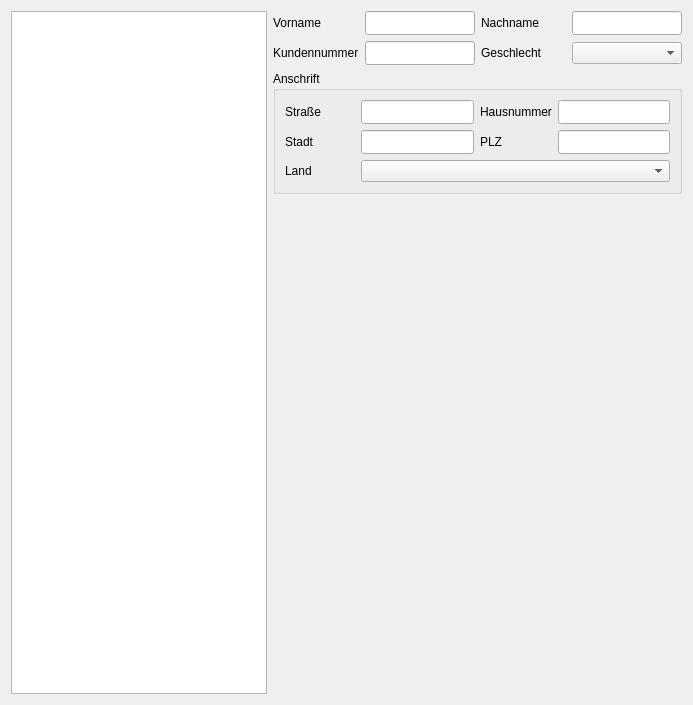
        <widget class="QWidget" name="tab_kunden">
         <attribute name="title">
          <string>Kunden</string>
         </attribute>
         <layout class="QHBoxLayout" name="layoutTabKundenMain">
          <item>
           <widget class="QTableView" name="tv_kunden">
            <property name="editTriggers">
             <set>QAbstractItemView::EditTrigger::NoEditTriggers</set>
            </property>
            <property name="sortingEnabled">
             <bool>true</bool>
            </property>
           </widget>
          </item>
          <item>
           <layout class="QVBoxLayout" name="kundenFormColumn">
            <item>
             <layout class="QGridLayout" name="kundenForm">
              <item row="0" column="0">
               <widget class="QLabel" name="lbl_vorname">
                <property name="minimumSize">
                 <size>
                  <width>85</width>
                  <height>20</height>
                 </size>
                </property>
                <property name="text">
                 <string>Vorname</string>
                </property>
               </widget>
              </item>
              <item row="0" column="1">
               <widget class="QLineEdit" name="tv_kunden_FIRST_NAME">
                <property name="minimumSize">
                 <size>
                  <width>110</width>
                  <height>24</height>
                 </size>
                </property>
               </widget>
              </item>
              <item row="0" column="2">
               <widget class="QLabel" name="lbl_nachname">
                <property name="minimumSize">
                 <size>
                  <width>85</width>
                  <height>20</height>
                 </size>
                </property>
                <property name="text">
                 <string>Nachname</string>
                </property>
               </widget>
              </item>
              <item row="0" column="3">
               <widget class="QLineEdit" name="tv_kunden_LAST_NAME">
                <property name="minimumSize">
                 <size>
                  <width>110</width>
                  <height>24</height>
                 </size>
                </property>
               </widget>
              </item>
              <item row="1" column="0">
               <widget class="QLabel" name="lbl_kdnr">
                <property name="minimumSize">
                 <size>
                  <width>85</width>
                  <height>20</height>
                 </size>
                </property>
                <property name="text">
                 <string>Kundennummer</string>
                </property>
               </widget>
              </item>
              <item row="1" column="1">
               <widget class="QLineEdit" name="tv_kunden_CUSTID">
                <property name="minimumSize">
                 <size>
                  <width>110</width>
                  <height>24</height>
                 </size>
                </property>
               </widget>
              </item>
              <item row="1" column="2">
               <widget class="QLabel" name="lbl_geschlecht">
                <property name="minimumSize">
                 <size>
                  <width>85</width>
                  <height>20</height>
                 </size>
                </property>
                <property name="text">
                 <string>Geschlecht</string>
                </property>
               </widget>
              </item>
              <item row="1" column="3">
               <widget class="QComboBox" name="tv_kunden_GENDER">
                <item>
                 <property name="text">
                  <string/>
                 </property>
                </item>
                <item>
                 <property name="text">
                  <string>m</string>
                 </property>
                </item>
                <item>
                 <property name="text">
                  <string>w</string>
                 </property>
                </item>
                <item>
                 <property name="text">
                  <string>d</string>
                 </property>
                </item>
               </widget>
              </item>
              <item row="2" column="0" colspan="4">
               <widget class="QGroupBox" name="groupBox_2">
                <property name="title">
                 <string>Anschrift</string>
                </property>
                <layout class="QGridLayout" name="anschriftGridLayout">
                 <item row="0" column="0">
                  <widget class="QLabel" name="lbl_kd_strasse">
                   <property name="minimumSize">
                    <size>
                     <width>70</width>
                     <height>20</height>
                    </size>
                   </property>
                   <property name="text">
                    <string>Straße</string>
                   </property>
                  </widget>
                 </item>
                 <item row="0" column="1">
                  <widget class="QLineEdit" name="tv_kunden_STREET">
                   <property name="minimumSize">
                    <size>
                     <width>100</width>
                     <height>24</height>
                    </size>
                   </property>
                  </widget>
                 </item>
                 <item row="0" column="2">
                  <widget class="QLabel" name="lbl_kd_hn">
                   <property name="minimumSize">
                    <size>
                     <width>70</width>
                     <height>20</height>
                    </size>
                   </property>
                   <property name="text">
                    <string>Hausnummer</string>
                   </property>
                  </widget>
                 </item>
                 <item row="0" column="3">
                  <widget class="QLineEdit" name="tv_kunden_NUMBER">
                   <property name="minimumSize">
                    <size>
                     <width>60</width>
                     <height>24</height>
                    </size>
                   </property>
                  </widget>
                 </item>
                 <item row="1" column="0">
                  <widget class="QLabel" name="lbl_kd_stadt">
                   <property name="minimumSize">
                    <size>
                     <width>70</width>
                     <height>20</height>
                    </size>
                   </property>
                   <property name="text">
                    <string>Stadt</string>
                   </property>
                  </widget>
                 </item>
                 <item row="1" column="1">
                  <widget class="QLineEdit" name="tv_kunden_CITY">
                   <property name="minimumSize">
                    <size>
                     <width>100</width>
                     <height>24</height>
                    </size>
                   </property>
                  </widget>
                 </item>
                 <item row="1" column="2">
                  <widget class="QLabel" name="lbl_kd_plz">
                   <property name="minimumSize">
                    <size>
                     <width>40</width>
                     <height>20</height>
                    </size>
                   </property>
                   <property name="text">
                    <string>PLZ</string>
                   </property>
                  </widget>
                 </item>
                 <item row="1" column="3">
                  <widget class="QLineEdit" name="tv_kunden_PLZ">
                   <property name="minimumSize">
                    <size>
                     <width>60</width>
                     <height>24</height>
                    </size>
                   </property>
                  </widget>
                 </item>
                 <item row="2" column="0">
                  <widget class="QLabel" name="lbl_kd_land">
                   <property name="minimumSize">
                    <size>
                     <width>70</width>
                     <height>20</height>
                    </size>
                   </property>
                   <property name="text">
                    <string>Land</string>
                   </property>
                  </widget>
                 </item>
                 <item row="2" column="1" colspan="3">
                  <widget class="QComboBox" name="tv_kunden_COUNTRY">
                   <item>
                    <property name="text">
                     <string/>
                    </property>
                   </item>
                   <item>
                    <property name="text">
                     <string>Deutschland</string>
                    </property>
                   </item>
                   <item>
                    <property name="text">
                     <string>Österreich</string>
                    </property>
                   </item>
                   <item>
                    <property name="text">
                     <string>Schweiz</string>
                    </property>
                   </item>
                   <item>
                    <property name="text">
                     <string>Frankreich</string>
                    </property>
                   </item>
                   <item>
                    <property name="text">
                     <string>Vereinigtes Königreich</string>
                    </property>
                   </item>
                  </widget>
                 </item>
                </layout>
               </widget>
              </item>
             </layout>
            </item>
            <item>
             <spacer name="kundenFormSpacer">
              <property name="orientation">
               <enum>Qt::Orientation::Vertical</enum>
              </property>
              <property name="sizeType">
               <enum>QSizePolicy::Policy::Fixed</enum>
              </property>
              <property name="sizeHint" stdset="0">
               <size>
                <width>20</width>
                <height>500</height>
               </size>
              </property>
             </spacer>
            </item>
           </layout>
          </item>
         </layout>
        </widget>
